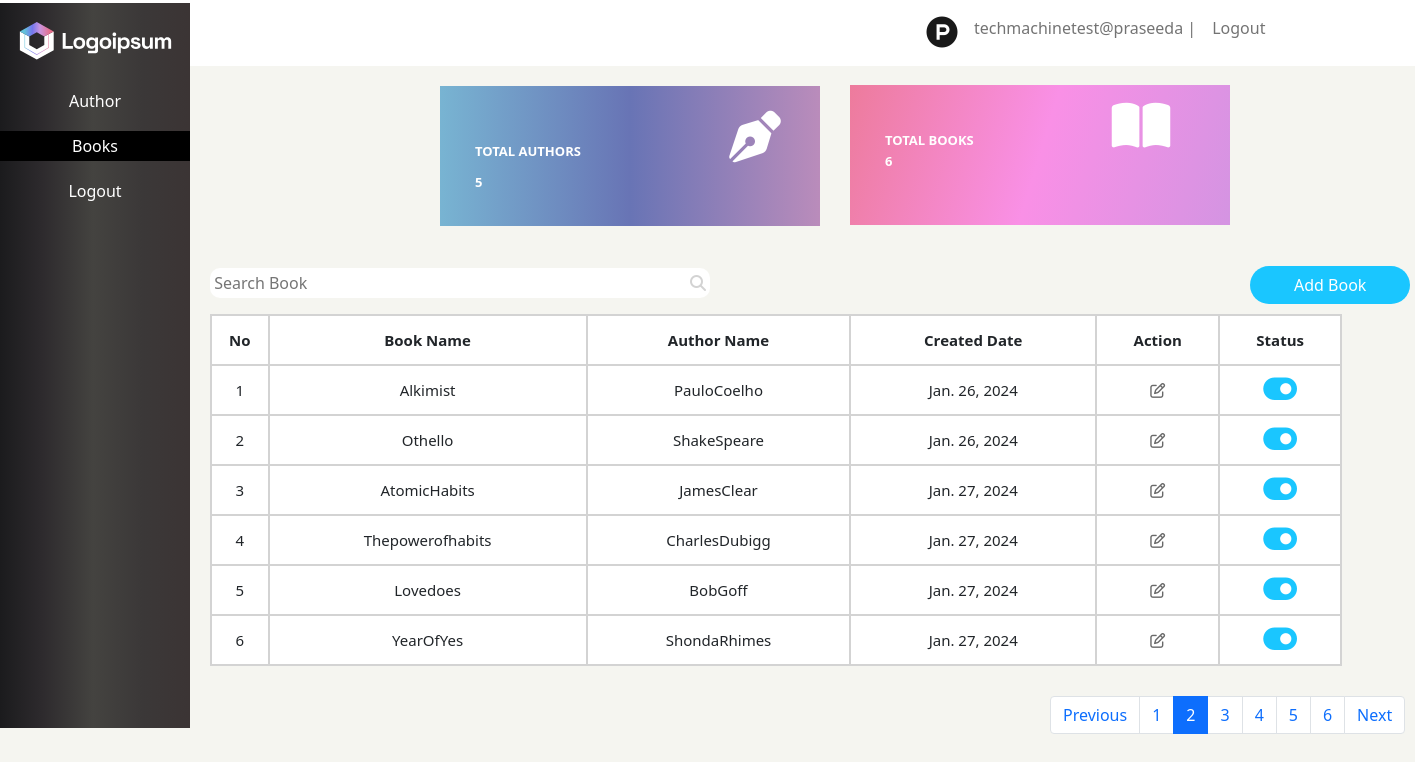
Page /book_app/bookdisp/?page=2 on the committed database.
### book_app/models.py (models this page shows, shortened)
class bookmodel(models.Model):
    bookna=models.CharField(max_length=100)
    authorname=models.CharField(max_length=100)
    date=models.DateField(auto_now_add=True)

### book_app/views.py (the view)
# urls.py: path('bookdisp/',bookdisp),
def bookdisp(request):
    s=bookmodel.objects.all()
    count_auth=authormodel.objects.all().count()
    count_book=bookmodel.objects.all().count()
    u=User.objects.all()
    paginator=Paginator(s,1)
    page=request.GET.get('page',1)
    bt=paginator.get_page(page)
    return render(request,'bookdisplay.html',{'s':s,'count_auth':count_auth,'count_book':count_book,'u':u,'bt':bt})

### book_app/templates/bookdisplay.html (shortened to what this page needs)
<!DOCTYPE html>
<html lang="en">
<head>
    <link href="https://cdn.jsdelivr.net/npm/bootstrap@5.0.2/dist/css/bootstrap.min.css" rel="stylesheet">
</head>
<body>
    <nav class="navbar navbar-expand-lg navbar-light">
  <div class="container-fluid">
    <div class="collapse navbar-collapse" id="navbarSupportedContent">
      <ul class="navbar-nav me-auto mb-2 mb-lg-0">
        <li class="nav-item">
          <a class="nav-link active" aria-current="page" href="#"><i class="fa-brands fa-product-hunt fa-2x" style="margin-left:890px;"></i> </a>
        </li>
          {% for i in u %}
        <li class="nav-item">
          <a class="nav-link" href="#">{{i.username}} |</a>
        </li>
          {% endfor %}
           <li class="nav-item">
          <a class="nav-link" href="http://127.0.0.1:8000/book_app/logout/">Logout</a>
        </li>
      </ul>
    </div>
  </div>
</nav>
  <section>
    <div class="reg">
        <h5></h5>
        <div class="se">
            <p>Author</p>
            <p id="one">Books</p>
            <p>Logout</p>
        </div>
    </div>
       <div class="co1">
           <div class="co2">
               <p><b>TOTAL AUTHORS</b><i class="fa-solid fa-pen-nib fa-4x" style="margin-left:138px;padding:10px;"></i><br><b>{{count_auth}}</b></p>
           </div>
           <div class="co3">
              <p><b>TOTAL BOOKS</b><i class="fa-solid fa-book-open fa-4x" style="margin-left:138px;"></i><br><b>{{count_book}}</b></p>
           </div>
        </div>
    </section>
    <div class="sea">
          <input type="text" id="myInput" onkeyup="myFunction()" placeholder=" Search Book"><i class="fa-solid fa-magnifying-glass" style="margin-left:-20px;color:lightgrey;"></i>
          <a href="http://127.0.0.1:8000/book_app/bookreg/"><button type="submit" class="btn">Add Book</button></a>
        <table class="tb1" id="myTable">
            <tr>
                <th>No</th>
                <th>Book Name</th>
                <th>Author Name</th>
                <th>Created Date</th>
                <th>Action</th>
                <th>Status</th>
            </tr>
        {% for i in s %}
            <tr>
                <td>{{i.id}}</td>
                <td>{{i.bookna}}</td>
                <td>{{i.authorname}}</td>
                <td>{{i.date}}</td>
                <td><a href="http://127.0.0.1:8000/book_app/bookedit/{{i.id}}"><i class="fa-regular fa-pen-to-square" style="color:dimgrey;"></i></a></td>
                <td><i class="fa-solid fa-toggle-on fa-2x" style="color:#1ac6ff;"></i></td>
            </tr>
        {% endfor %}
        </table>
    </div>
     <nav aria-label="...">
  <ul class="pagination">
       {% if bt.has_previous %}
    <li class="page-item">
      <a class="page-link" href="?page={{bt.previous_page_number}}" tabindex="-1" aria-disabled="true">Previous</a>
    </li>
        {% endif %}
        {% for i in bt.paginator.page_range %}
            {% if bt.number == i %}
               <li class="page-item active" aria-current="page">
                   <a class="page-link" href="?page={{i}}">{{i}}</a>
               </li>
                    {% else %}
              <li class="page-item"><a class="page-link" href="?page={{i}}">{{i}}</a></li>
                {% endif %}
                {% endfor %}
                {% if bt.has_next %}
    <li class="page-item">
      <a class="page-link" href="?page={{ bt.next_page_number }}">Next</a>
    </li>
        {% endif %}
  </ul>
</nav>
</body>
</html>

### book_app/templates/bookdisplay.html (style rules this page uses)
* { padding:0px; margin:0px; box:border-box; }
body { background:#f5f5f0; }
.reg { height:725px; width:190px; background-color: #1b1b1d; background-image: linear-gradient(90deg, #1b1b1d 0%, #2d2a2d 22%, #444340 49%, #3b3838 75%, #3b3434 100%); position:fixed; margin-top:-63px; }
.se p { color:white; text-align:center; padding:2px; }
#one { border:1px solid black; background:black; }
h5 { color:white; padding:19px; text-align:center; }
.tb1 { border-collapse:collapse; width:80%; font-size:20px; margin-left:210px; background:#fff; margin-top:10px; }
.tb1,td,th { border-bottom:2px solid lightgrey; border-top:2px solid lightgrey; border:2px solid lightgrey; }
td,th { text-align:center; height:50px; font-size:15px; }
.co1 { width:70%; height:200px; background:#f5f5f0; margin-left:320px; padding:20px; }
.co1 .co2 { height:140px; width:380px; background-color: #78b4d2; background-image: linear-gradient(90deg, #78b4d2 0%, #6874b5 50%, #ba8cbb 100%); margin-left:100px; margin-bottom:-100px; }
.co2 p { color:white; padding:15px; font-size:13px; margin-left:20px; }
.co3 p { color:white; padding:15px; font-size:13px; margin-left:20px; }
.co1 .co3 { height:140px; width:380px; background:blue; margin-left:510px; margin-top:-141px; background-color: #ed7b9c; background-image: linear-gradient(107deg, #ed7b9c 0%, #f990e6 50%, #d494e2 100%); }
input { width:500px; height:30px; margin-left:210px; border-radius:10px; border:none; }
.btn { width:160px; border-radius:20px; background:#1ac6ff; margin-left:540px; color:white; }
.pagination { margin-left:1050px; margin-top:30px; }
.navbar { background:#fff; }

### rows in the picture
bookmodel: id "1", bookna "Alkimist", authorname "PauloCoelho", date "Jan. 26, 2024"
bookmodel: id "2", bookna "Othello", authorname "ShakeSpeare", date "Jan. 26, 2024"
bookmodel: id "3", bookna "AtomicHabits", authorname "JamesClear", date "Jan. 27, 2024"
bookmodel: id "4", bookna "Thepowerofhabits", authorname "CharlesDubigg", date "Jan. 27, 2024"
bookmodel: id "5", bookna "Lovedoes", authorname "BobGoff", date "Jan. 27, 2024"
bookmodel: id "6", bookna "YearOfYes", authorname "ShondaRhimes", date "Jan. 27, 2024"

### other values in the picture
{{ i.username }} "techmachinetest@praseeda"
{{ count_auth }} "5"
{{ count_book }} "6"
{{ i }} "1" "3" "4" "5" "6"
{{ i }} "2"
